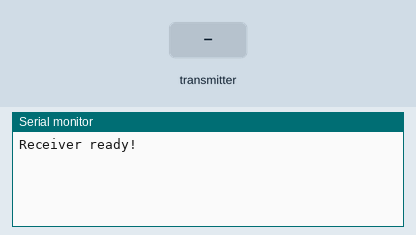
Recording of a program running on a simulated ESP32. Parts: the last lines printed to the serial monitor. The test bench sets the inputs (shaded band).

Above: at 1.2 s.
1.3 s: the transmitter starts sending timestamp = 0
At 1.66 s:
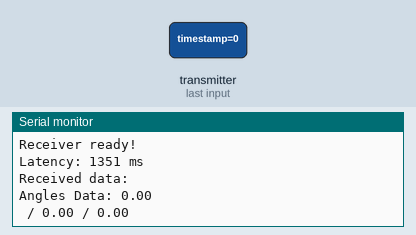
2.8 s: the transmitter starts sending id = 0
4.8 s: the transmitter starts sending roll = 25
At 5.16 s:
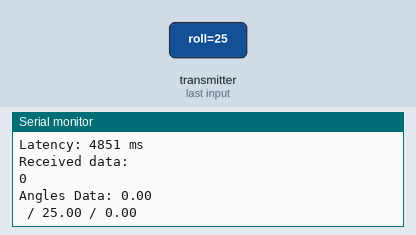
6.3 s: the transmitter starts sending pitch = 25
7.8 s: the transmitter starts sending timestamp = 1024
9.3 s: the transmitter starts sending id = 1
Timing chart, 0 to 11.8 s (numbered marks = the images above; inputs shaded):
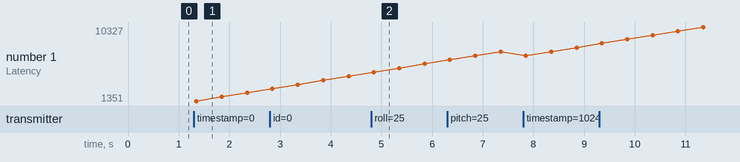

Measured:
- after the input at 1.3 s, the serial monitor: prints a new line after 0.05 s (image 1)
- after the input at 4.8 s, the serial monitor: prints a new line after 0.05 s (image 2)
- plotted number 1: 7351 → 7827 after the input at 7.8 s

The program:

main.cpp
```cpp
#include <Arduino.h>
#include <esp_now.h>
#include <WiFi.h>


// structure to match sender
typedef struct struct_message {
  uint32_t timestamp;
  char id[16];
  float accel_x, accel_y, accel_z;
  float gyro_x, gyro_y, gyro_z;
  float roll, pitch, yaw;
} struct_message;

struct_message incomingData;

// callback function for receiving
void OnDataRecv(const uint8_t * mac, const uint8_t *incomingDataBytes, int len) {


  memcpy(&incomingData, incomingDataBytes, sizeof(incomingData));

  uint32_t now = millis();

  if (now >= incomingData.timestamp) {
    uint32_t latency = now - incomingData.timestamp;
    Serial.print("Latency: ");
    Serial.print(latency);
    Serial.println(" ms");
  } else {
    Serial.println("Invalid timestamp: receiver time earlier than sender (possible reboot mismatch)");
  }

  Serial.println("Received data:");
  Serial.println(incomingData.id);
  /*
  Serial.print("Acceleration Data: ");
  Serial.println(incomingData.accel_x);
  Serial.print(" / "); Serial.print(incomingData.accel_x);
  Serial.print(" / "); Serial.println(incomingData.accel_x);
  Serial.println("---------------------------");

  Serial.print("Gyro Data: ");
  Serial.println(incomingData.gyro_x);
  Serial.print(" / "); Serial.print(incomingData.gyro_y);
  Serial.print(" / "); Serial.println(incomingData.gyro_z);
  Serial.println("---------------------------");
  */
  Serial.print("Angles Data: ");
  Serial.println(incomingData.pitch);
  Serial.print(" / "); Serial.print(incomingData.roll);
  Serial.print(" / "); Serial.println(incomingData.yaw);
}


void setup() {
  Serial.begin(115200);
  WiFi.mode(WIFI_STA);

  if (esp_now_init() != ESP_OK) {
    Serial.println("ESP-NOW initialization failed");
    return;
  }

  esp_now_register_recv_cb(OnDataRecv);
  Serial.println("Receiver ready!");

}

void loop() {

}
```
